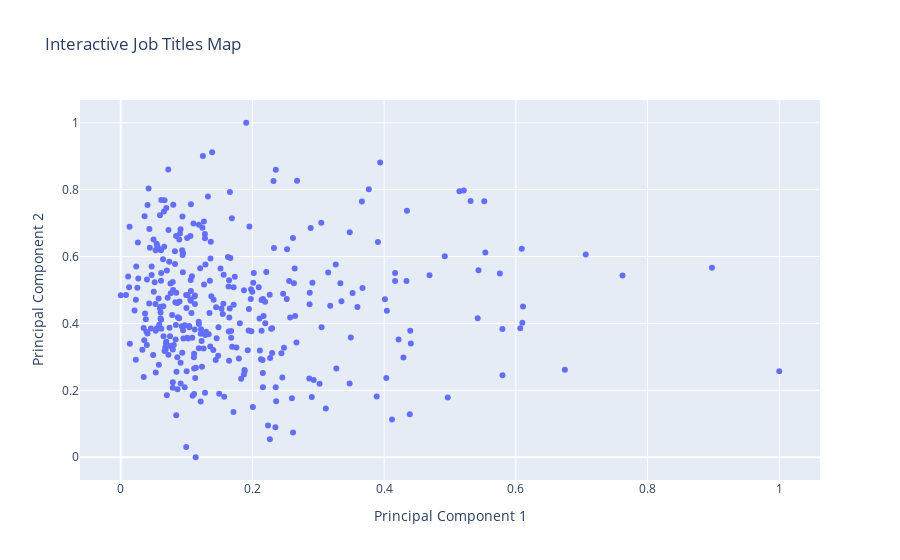

Notebook code cell kept with this figure:
### Code cell
import plotly.express as px
# pcs = ['pc1_tsne', 'pc2_tsne']
# pcs = ['pc1_isomap', 'pc2_isomap']
# pcs = ['pc1_svd', 'pc2_svd']
# pcs = ['pc1', 'pc2']
pcs = ['pc1_norm', 'pc2_norm']

fig = px.scatter(jobs_df, x=pcs[0], y=pcs[1], hover_name='Occupations',
                 title='Interactive Map of Job Titles',
                 labels={pcs[0]: 'Principal Component 1', pcs[1]: 'Principal Component 2'})

# Update layout to improve the appearance
fig.update_layout(title='Interactive Job Titles Map',
                  xaxis_title='Principal Component 1',
                  yaxis_title='Principal Component 2',
                  hovermode='closest')

# Show the plot
fig.show()

### Figure 1 — Plotly figure (JSON) as saved in the notebook; plotly's stock layout.template omitted (floating-point values rounded to 4 significant figures; data arrays with more than 128 entries replaced by an {"elided": "..."} marker saying what was removed)
{"data": [{"hovertemplate": "<b>%{hovertext}</b><br><br>Principal Component 1=%{x}<br>Principal Component 2=%{y}<extra></extra>", "hovertext": {"elided": "340 str values"}, "legendgroup": "", "marker": {"color": "#636efa", "symbol": "circle"}, "mode": "markers", "name": "", "orientation": "v", "showlegend": false, "type": "scatter", "x": {"elided": "340 float values"}, "xaxis": "x", "y": {"elided": "340 float values"}, "yaxis": "y"}], "layout": {"hovermode": "closest", "legend": {"tracegroupgap": 0}, "title": {"text": "Interactive Job Titles Map"}, "xaxis": {"anchor": "y", "domain": [0, 1], "title": {"text": "Principal Component 1"}}, "yaxis": {"anchor": "x", "domain": [0, 1], "title": {"text": "Principal Component 2"}}}}
